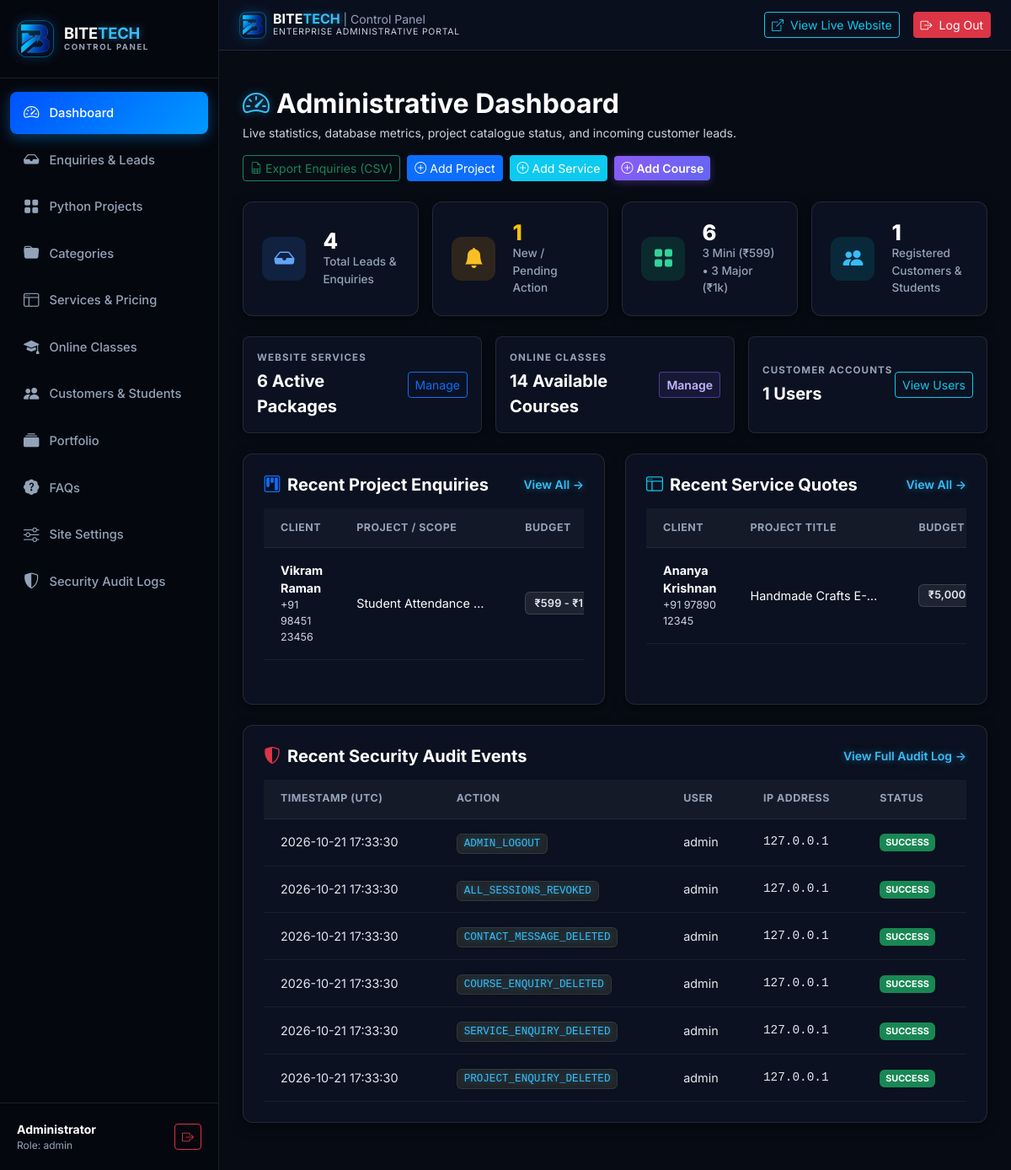
Screenshot of /admin/dashboard (signed in) with the database file from the repository.
### models.py (models this page shows, shortened)
class ProjectEnquiry(db.Model):
    __tablename__ = 'project_enquiries'
    id = db.Column(db.Integer, primary_key=True)
    user_id = db.Column(db.Integer, db.ForeignKey('users.id', ondelete='SET NULL'), nullable=True)
    project_id = db.Column(db.Integer, db.ForeignKey('projects.id'), nullable=True)
    client_name = db.Column(db.String(120), nullable=False)
    client_email = db.Column(db.String(120), nullable=False)
    client_phone = db.Column(db.String(30), nullable=False)
    project_type = db.Column(db.String(100), nullable=True)
    budget_range = db.Column(db.String(100), default='₹599 - ₹1,500')
    requirements = db.Column(db.Text, nullable=False)
    status = db.Column(db.String(30), default='New', nullable=False, index=True)  # New, Contacted, In Progress, Completed, Rejected
    admin_notes = db.Column(db.Text, nullable=True)
    company_response = db.Column(db.Text, nullable=True)
    created_at = db.Column(db.DateTime, default=utc_now, index=True)
    project = db.relationship('Project', back_populates='enquiries')
    user = db.relationship('User', back_populates='project_enquiries')

class Project(db.Model):
    __tablename__ = 'projects'
    id = db.Column(db.Integer, primary_key=True)
    title = db.Column(db.String(200), nullable=False)
    slug = db.Column(db.String(200), unique=True, nullable=False, index=True)
    category_id = db.Column(db.Integer, db.ForeignKey('project_categories.id'), nullable=True)
    project_type = db.Column(db.String(50), default='Mini', nullable=False, index=True)  # 'Mini', 'Major'
    short_description = db.Column(db.String(350), nullable=False)
    full_description = db.Column(db.Text, nullable=False)
    problem_statement = db.Column(db.Text, nullable=True)
    features = db.Column(db.Text, nullable=True)  # Newline-separated list of highlights
    deliverables = db.Column(db.Text, nullable=True)  # Newline-separated list of deliverables
    tech_stack = db.Column(db.String(255), nullable=False, default='Python, Flask, MySQL')
    starting_price = db.Column(db.Integer, default=599, nullable=False)  # 599 for mini, 1000 for major
    price_range = db.Column(db.String(100), default='From ₹599')
    source_code_included = db.Column(db.Boolean, default=True, nullable=False)
    availability_status = db.Column(db.String(50), default='Available', nullable=False)  # 'Available', 'Custom Order', 'Archived'
    is_demo = db.Column(db.Boolean, default=True, nullable=False)  # Labels demo/reference projects
    is_published = db.Column(db.Boolean, default=True, nullable=False, index=True)
    is_featured = db.Column(db.Boolean, default=False, nullable=False)
    image_url = db.Column(db.String(500), nullable=True)
    demo_link = db.Column(db.String(500), nullable=True)
    created_at = db.Column(db.DateTime, default=utc_now)
    updated_at = db.Column(db.DateTime, default=utc_now, onupdate=utc_now)
    category = db.relationship('ProjectCategory', back_populates='projects')
    enquiries = db.relationship('ProjectEnquiry', back_populates='project', cascade='all, delete-orphan')

class ServiceEnquiry(db.Model):
    __tablename__ = 'service_enquiries'
    id = db.Column(db.Integer, primary_key=True)
    user_id = db.Column(db.Integer, db.ForeignKey('users.id', ondelete='SET NULL'), nullable=True)
    service_id = db.Column(db.Integer, db.ForeignKey('services.id', ondelete='SET NULL'), nullable=True)
    client_name = db.Column(db.String(120), nullable=False)
    client_email = db.Column(db.String(120), nullable=False)
    client_phone = db.Column(db.String(30), nullable=False)
    project_title = db.Column(db.String(200), nullable=False)
    budget_range = db.Column(db.String(100), default='₹5,000 - ₹10,000')
    project_requirements = db.Column(db.Text, nullable=False)
    target_timeline = db.Column(db.String(100), default='1-2 Weeks')
    status = db.Column(db.String(30), default='New', nullable=False, index=True)
    admin_notes = db.Column(db.Text, nullable=True)
    company_response = db.Column(db.Text, nullable=True)
    created_at = db.Column(db.DateTime, default=utc_now, index=True)
    service = db.relationship('Service', back_populates='enquiries')
    user = db.relationship('User', back_populates='service_enquiries')

class AuditLog(db.Model):
    __tablename__ = 'audit_logs'
    id = db.Column(db.Integer, primary_key=True)
    timestamp = db.Column(db.DateTime, default=utc_now, nullable=False, index=True)
    user_id = db.Column(db.Integer, db.ForeignKey('users.id', ondelete='SET NULL'), nullable=True)
    username = db.Column(db.String(64), nullable=True)
    action = db.Column(db.String(100), nullable=False, index=True)
    target_type = db.Column(db.String(50), nullable=True)
    target_id = db.Column(db.String(50), nullable=True)
    details = db.Column(db.Text, nullable=True)
    ip_address = db.Column(db.String(45), nullable=True)
    user_agent = db.Column(db.String(255), nullable=True)
    status = db.Column(db.String(20), default='SUCCESS', nullable=False)
    user = db.relationship('User', foreign_keys=[user_id])

### routes/admin.py (the view)
@admin_bp.route('/dashboard')
@admin_login_required
def dashboard():
    total_projects = Project.query.count()
    mini_projects_count = Project.query.filter_by(project_type='Mini').count()
    major_projects_count = Project.query.filter_by(project_type='Major').count()
    published_projects = Project.query.filter_by(is_published=True).count()
    unpublished_projects = total_projects - published_projects
    total_services = Service.query.count()
    total_courses = Course.query.count()
    available_courses = Course.query.filter_by(is_published=True).count()
    total_customers = User.query.filter(User.role.in_(['customer', 'student'])).count()
    total_project_enquiries = ProjectEnquiry.query.count()
    new_project_enquiries = ProjectEnquiry.query.filter_by(status='New').count()
    total_course_enquiries = CourseEnquiry.query.count()
    new_course_enquiries = CourseEnquiry.query.filter_by(status='New').count()
    total_service_enquiries = ServiceEnquiry.query.count()
    new_service_enquiries = ServiceEnquiry.query.filter_by(status='New').count()
    total_contact_msgs = ContactMessage.query.count()
    new_contact_msgs = ContactMessage.query.filter_by(status='New').count()
    total_enquiries = total_project_enquiries + total_course_enquiries + total_service_enquiries + total_contact_msgs
    new_enquiries = new_project_enquiries + new_course_enquiries + new_service_enquiries + new_contact_msgs
    recent_projects = Project.query.order_by(Project.created_at.desc()).limit(5).all()
    recent_project_enquiries = ProjectEnquiry.query.order_by(ProjectEnquiry.created_at.desc()).limit(5).all()
    recent_course_enquiries = CourseEnquiry.query.order_by(CourseEnquiry.created_at.desc()).limit(5).all()
    recent_service_enquiries = ServiceEnquiry.query.order_by(ServiceEnquiry.created_at.desc()).limit(5).all()
    recent_logs = AuditLog.query.order_by(AuditLog.timestamp.desc()).limit(6).all()
    return render_template(
        'admin/dashboard.html',
        total_projects=total_projects,
        mini_projects_count=mini_projects_count,
        major_projects_count=major_projects_count,
        published_projects=published_projects,
        unpublished_projects=unpublished_projects,
        total_services=total_services,
        total_courses=total_courses,
        available_courses=available_courses,
        total_customers=total_customers,
        total_enquiries=total_enquiries,
        new_enquiries=new_enquiries,
        recent_projects=recent_projects,
        recent_project_enquiries=recent_project_enquiries,
        recent_course_enquiries=recent_course_enquiries,
        recent_service_enquiries=recent_service_enquiries,
        recent_logs=recent_logs,
        incident_mode=get_incident_mode()
    )

### templates/admin/dashboard.html (shortened to what this page needs)
{% extends 'admin/base.html' %}
{% block content %}
<div class="d-flex flex-wrap align-items-center justify-content-between gap-3 mb-4">
  <div>
    <h2 class="fw-bold text-white mb-1 d-flex align-items-center gap-2">
      <i class="bi bi-speedometer2 text-cyan-glow"></i> Administrative Dashboard
    </h2>
    <p class="text-light-silver small mb-0">Live statistics, database metrics, project catalogue status, and incoming customer leads.</p>
  </div>
  <div class="d-flex flex-wrap align-items-center gap-2">
    <a href="{{ url_for('admin.enquiries_export') }}" class="btn btn-sm btn-outline-success d-flex align-items-center gap-1">
      <i class="bi bi-file-earmark-spreadsheet"></i> Export Enquiries (CSV)
    </a>
    <a href="{{ url_for('admin.project_new') }}" class="btn btn-sm btn-primary d-flex align-items-center gap-1">
      <i class="bi bi-plus-circle"></i> Add Project
    </a>
    <a href="{{ url_for('admin.service_new') }}" class="btn btn-sm btn-info text-white d-flex align-items-center gap-1">
      <i class="bi bi-plus-circle"></i> Add Service
    </a>
    <a href="{{ url_for('admin.course_new') }}" class="btn btn-sm btn-purple d-flex align-items-center gap-1">
      <i class="bi bi-plus-circle"></i> Add Course
    </a>
  </div>
</div>
<div class="row g-3 mb-4">
  <div class="col-xl-3 col-sm-6">
    <div class="stat-card h-100">
      <div class="stat-icon primary">
        <i class="bi bi-inbox-fill"></i>
      </div>
      <div class="stat-details">
        <h4 class="text-white">{{ total_enquiries }}</h4>
        <p>Total Leads & Enquiries</p>
      </div>
    </div>
  </div>
  <div class="col-xl-3 col-sm-6">
    <div class="stat-card h-100">
      <div class="stat-icon warning">
        <i class="bi bi-bell-fill"></i>
      </div>
      <div class="stat-details">
        <h4 class="text-warning">{{ new_enquiries }}</h4>
        <p>New / Pending Action</p>
      </div>
    </div>
  </div>
  <div class="col-xl-3 col-sm-6">
    <div class="stat-card h-100">
      <div class="stat-icon success">
        <i class="bi bi-grid-fill"></i>
      </div>
      <div class="stat-details">
        <h4 class="text-white">{{ total_projects }}</h4>
        <p>{{ mini_projects_count }} Mini (₹599) &bull; {{ major_projects_count }} Major (₹1k)</p>
      </div>
    </div>
  </div>
  <div class="col-xl-3 col-sm-6">
    <div class="stat-card h-100">
      <div class="stat-icon info">
        <i class="bi bi-people-fill"></i>
      </div>
      <div class="stat-details">
        <h4 class="text-white">{{ total_customers }}</h4>
        <p>Registered Customers & Students</p>
      </div>
    </div>
  </div>
</div>
<div class="row g-3 mb-4">
  <div class="col-md-4">
    <div class="stat-breakdown-card p-3 rounded-3 d-flex justify-content-between align-items-center h-100">
      <div>
        <div class="stat-breakdown-label">Website Services</div>
        <div class="fw-bold fs-5 text-white">{{ total_services }} Active Packages</div>
      </div>
      <a href="{{ url_for('admin.services') }}" class="btn btn-sm btn-outline-primary">Manage</a>
    </div>
  </div>
  <div class="col-md-4">
    <div class="stat-breakdown-card p-3 rounded-3 d-flex justify-content-between align-items-center h-100">
      <div>
        <div class="stat-breakdown-label">Online Classes</div>
        <div class="fw-bold fs-5 text-white">{{ total_courses }} Available Courses</div>
      </div>
      <a href="{{ url_for('admin.courses') }}" class="btn btn-sm btn-outline-purple">Manage</a>
    </div>
  </div>
  <div class="col-md-4">
    <div class="stat-breakdown-card p-3 rounded-3 d-flex justify-content-between align-items-center h-100">
      <div>
        <div class="stat-breakdown-label">Customer Accounts</div>
        <div class="fw-bold fs-5 text-white">{{ total_customers }} Users</div>
      </div>
      <a href="{{ url_for('admin.customers') }}" class="btn btn-sm btn-outline-info">View Users</a>
    </div>
  </div>
</div>
<div class="row g-4 mb-4">
  <div class="col-lg-6">
    <div class="admin-card h-100 p-4">
      <div class="d-flex justify-content-between align-items-center mb-3">
        <h5 class="fw-bold text-white mb-0"><i class="bi bi-kanban text-primary me-2"></i>Recent Project Enquiries</h5>
        <a href="{{ url_for('admin.enquiries', type='projects') }}" class="small fw-semibold text-cyan-glow text-decoration-none">View All &rarr;</a>
      </div>
      <div class="table-responsive">
        <table class="table table-hover align-middle small">
          <thead>
            <tr>
              <th>Client</th>
              <th>Project / Scope</th>
              <th>Budget</th>
            </tr>
          </thead>
          <tbody>
            {% for p in recent_project_enquiries %}
              <tr>
                <td>
                  <div class="fw-bold text-white">{{ p.client_name }}</div>
                  <div class="text-light-silver small">{{ p.client_phone }}</div>
                </td>
                <td>
                  <div class="text-truncate text-white" style="max-width: 160px;">
                    {{ p.project.title if p.project else p.project_type }}
                  </div>
                </td>
                <td class="text-nowrap"><span class="badge badge-dark-pill">{{ p.budget_range }}</span></td>
              </tr>
            {% else %}
              <tr><td colspan="4" class="text-light-silver text-center py-3">No project enquiries yet.</td></tr>
            {% endfor %}
          </tbody>
        </table>
      </div>
    </div>
  </div>
  <div class="col-lg-6">
    <div class="admin-card h-100 p-4">
      <div class="d-flex justify-content-between align-items-center mb-3">
        <h5 class="fw-bold text-white mb-0"><i class="bi bi-window-sidebar text-info me-2"></i>Recent Service Quotes</h5>
        <a href="{{ url_for('admin.enquiries', type='services') }}" class="small fw-semibold text-cyan-glow text-decoration-none">View All &rarr;</a>
      </div>
      <div class="table-responsive">
        <table class="table table-hover align-middle small">
          <thead class="table-dark-header">
            <tr>
              <th>Client</th>
              <th>Project Title</th>
              <th>Budget</th>
            </tr>
          </thead>
          <tbody>
            {% for s in recent_service_enquiries %}
              <tr>
                <td>
                  <div class="fw-bold text-white">{{ s.client_name }}</div>
                  <div class="text-light-silver small">{{ s.client_phone }}</div>
                </td>
                <td>
                  <div class="text-truncate text-white" style="max-width: 160px;">
                    {{ s.project_title }}
                  </div>
                </td>
                <td class="text-nowrap"><span class="badge badge-dark-pill">{{ s.budget_range }}</span></td>
              </tr>
            {% else %}
              <tr><td colspan="4" class="text-light-silver text-center py-3">No service quotation requests yet.</td></tr>
            {% endfor %}
          </tbody>
        </table>
      </div>
    </div>
  </div>
</div>
<div class="admin-card p-4">
  <div class="d-flex justify-content-between align-items-center mb-3">
    <h5 class="fw-bold text-white mb-0"><i class="bi bi-shield-shaded text-danger me-2"></i>Recent Security Audit Events</h5>
    <a href="{{ url_for('admin.audit_logs') }}" class="small fw-semibold text-cyan-glow text-decoration-none">View Full Audit Log &rarr;</a>
  </div>
  <div class="table-responsive">
    <table class="table table-hover align-middle small">
      <thead class="table-dark-header">
        <tr>
          <th>Timestamp (UTC)</th>
          <th>Action</th>
          <th>User</th>
          <th>IP Address</th>
          <th>Status</th>
        </tr>
      </thead>
      <tbody>
        {% for log in recent_logs %}
          <tr>
            <td class="text-light-silver">{{ log.timestamp.strftime('%Y-%m-%d %H:%M:%S') }}</td>
            <td><code class="text-cyan-glow bg-dark px-2 py-1 rounded border border-secondary border-opacity-25">{{ log.action }}</code></td>
            <td class="text-white">{{ log.username or 'Anonymous' }}</td>
            <td class="font-monospace text-light-silver">{{ log.ip_address }}</td>
            <td>
              <span class="badge {% if log.status == 'SUCCESS' %}bg-success{% elif log.status == 'WARNING' %}bg-warning text-dark{% else %}bg-danger{% endif %}">
                {{ log.status }}
              </span>
            </td>
          </tr>
        {% else %}
          <tr><td colspan="5" class="text-light-silver text-center py-3">No recent security events recorded.</td></tr>
        {% endfor %}
      </tbody>
    </table>
  </div>
</div>
{% endblock %}

### rows the page displays
ProjectEnquiry: client_name "Vikram Raman", client_phone "+91 98451 23456", project "Student Attendance…", budget_range "₹599 -…"
ServiceEnquiry: client_name "Ananya Krishnan", client_phone "+91 97890 12345", project_title "Handmade Crafts E-…", budget_range "₹5,000…"
AuditLog: timestamp "2026-10-21 17:33:30", action "ADMIN_LOGOUT", username "admin", ip_address "127.0.0.1", status "SUCCESS"
AuditLog: timestamp "2026-10-21 17:33:30", action "ALL_SESSIONS_REVOKED", username "admin", ip_address "127.0.0.1", status "SUCCESS"
AuditLog: timestamp "2026-10-21 17:33:30", action "CONTACT_MESSAGE_DELETED", username "admin", ip_address "127.0.0.1", status "SUCCESS"
AuditLog: timestamp "2026-10-21 17:33:30", action "COURSE_ENQUIRY_DELETED", username "admin", ip_address "127.0.0.1", status "SUCCESS"
AuditLog: timestamp "2026-10-21 17:33:30", action "SERVICE_ENQUIRY_DELETED", username "admin", ip_address "127.0.0.1", status "SUCCESS"
AuditLog: timestamp "2026-10-21 17:33:30", action "PROJECT_ENQUIRY_DELETED", username "admin", ip_address "127.0.0.1", status "SUCCESS"

### other values shown
{{ session.get('admin_username', 'Administrator') }} "Administrator"
{{ session.get('admin_role', 'admin') }} "admin"
{{ total_enquiries }} "4"
{{ new_enquiries }} "1"
{{ total_projects }} "6"
{{ mini_projects_count }} "3"
{{ major_projects_count }} "3"
{{ total_customers }} "1"
{{ total_services }} "6"
{{ total_courses }} "14"
